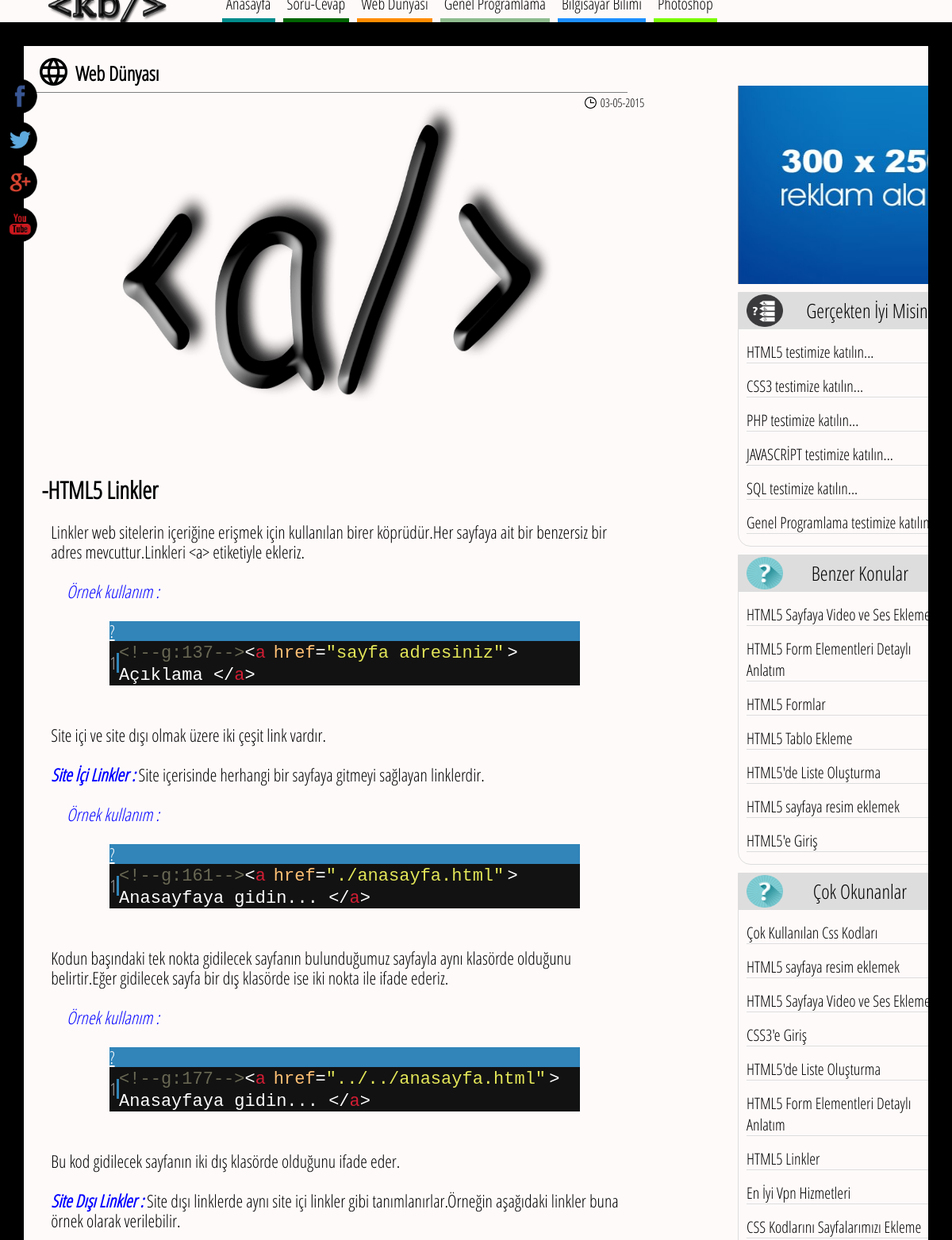
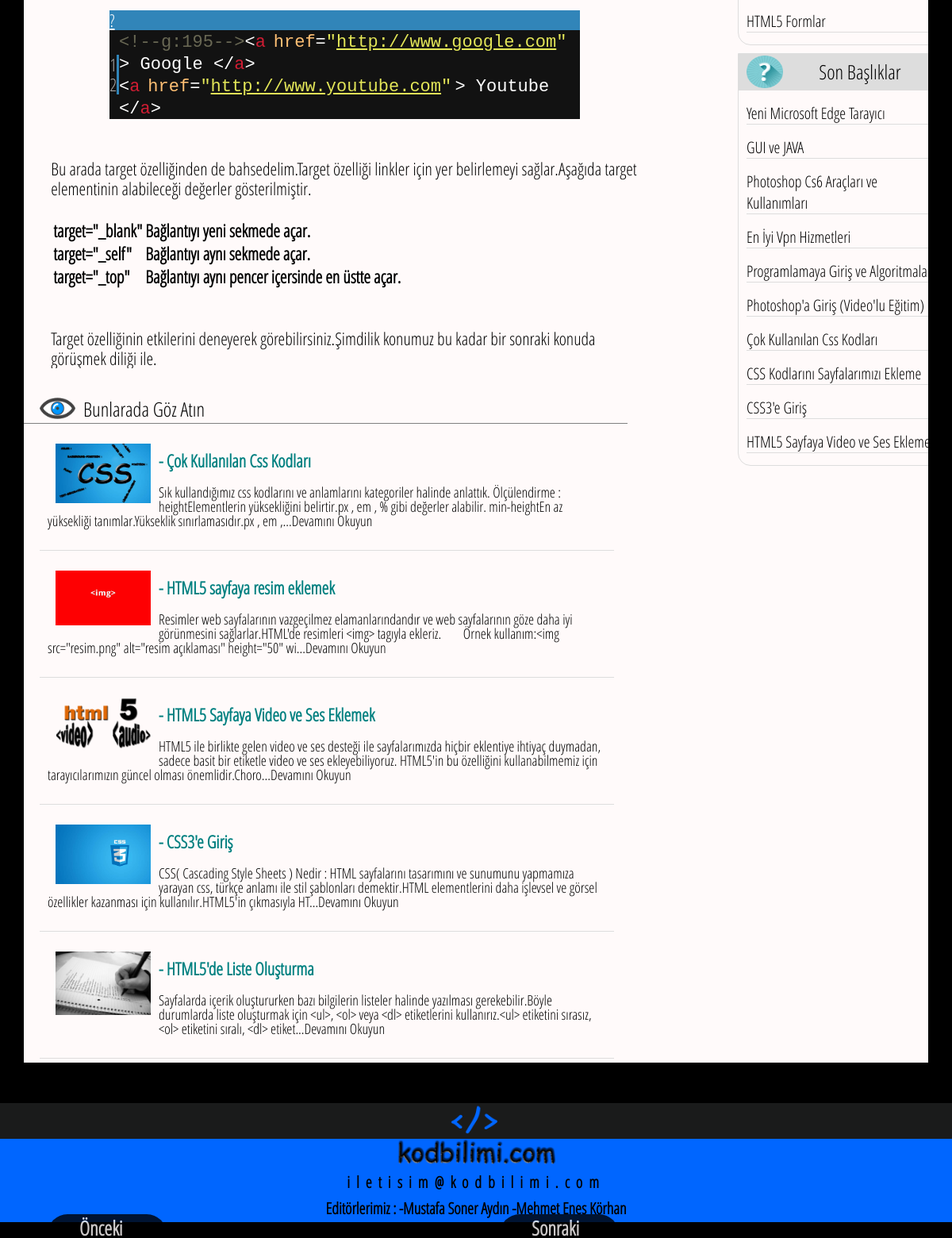
Page /webdunyasi/html5-linkler-t4.html on the committed database (2 pictures, top to bottom).
### tables this page shows
CREATE TABLE IF NOT EXISTS `konular` (
  `konu_id` int(11) NOT NULL AUTO_INCREMENT,
  `yayin_tarihi` timestamp NOT NULL DEFAULT CURRENT_TIMESTAMP,
  `konu_baslik` text NOT NULL,
  `konu_icerik` text NOT NULL,
  `kategori` text NOT NULL,
  `okunma` int(11) NOT NULL,
  `alt_kategori` varchar(80) NOT NULL,
  `konu_resmi` varchar(80) NOT NULL,
  PRIMARY KEY (`konu_id`)
);

### webdunyasi/konu.php (the view, shortened to what this page needs)
<?php
	$id = $_GET['t'];
    $id = mysql_real_escape_string($id);
    $sqlsorgu = mysql_query("SELECT * FROM konular where konu_id=".$id."");
	$yazdir=mysql_fetch_array($sqlsorgu);
	$metin =$yazdir['konu_baslik'];
	$cevap=$yazdir['konu_icerik'];
	$kategorigenel=$yazdir['kategori'];
	$kategori=$yazdir['alt_kategori'];
?>
<!DOCTYPE html>
<html lang="tr-TR">
 <head>
  <link href='../kodlar/font.css' rel='stylesheet' type='text/css' />
  <link type="text/css" rel="stylesheet" href="../kodlar/kod_alani/styles/shThemeFadeToGrey.css"/>
  <link rel="stylesheet" type="text/css" href="../kodlar/konu_tasarim.css" />
 </head>
 <body style="margin-top:<?php $tar=$_SERVER['HTTP_USER_AGENT']; if(stripos($tar,"firefox")){echo "-23px";} else{echo "-20px";} ?>;" >
  <?php
   include("../kodlar/menu.php");
   include("../kodlar/icon_socials.php");
   $newdate = date("d-m-Y", strtotime($yazdir['yayin_tarihi']));
  ?>
  <br />
  <section>
   <div id ="ana">
    <div id="icerik">
     <div class="anabaslik"><img src="../img/web.png" alt="web simgesi" width="35" height="35" style="margin-top:15px;margin-right:10px;margin-bottom:5px;float:left;" /><h3 style="font-size:25px;line-height:18px;margin-bottom:15px;"> Web Dünyası</h3></div>
	 <img class="soru_resmi" src="<?php echo $yazdir['konu_resmi']; ?>" alt="<?php echo $yazdir['konu_baslik']; ?>" />
	 <?php
	 echo '<img style="float:left;position:relaitive;margin-right:5px;" src="../img/zaman.png" alt="zaman simgesi" width="15" height="15" /><p class="tarih" style="float:left;position:relaitive;margin-right:25px;">'.$newdate.'</p><h1 class="soru">-'.$metin.'</h1>';
	 echo '<div class="cevap"> '.$cevap.'</div>';
	 ?>
	  <div class="anabaslik"><img src="../img/göz.png" alt="göz simgesi" width="45" height="27" style="margin-top:37px;margin-right:10px;margin-bottom:5px;float:left;" /><h5 style="font-size:25px;line-height:18px;font-weight:lighter;margin-bottom:5px;"> Bunlarada Göz Atın</h5></div>
	    <div class="konular">
		    <?php
			$sqlsorgu = mysql_query("SELECT * FROM konular where kategori='".$kategorigenel."' Order By okunma desc limit 5");
            while($yazdir=mysql_fetch_array($sqlsorgu)){
            $metin = $yazdir['konu_baslik'];
	        $id2 = $yazdir['konu_id'];
			$dosya=$yazdir['konu_resmi'];
	        if($id2!=$id){
            $url=seo($metin);
			echo '<a class="menu_link2" href="../'.$kategorigenel.'/'.$url.'-t'.$id2.'.html" title="'.$metin.'"><div class="konu"><img class="resim" src="'.$dosya.'"  alt="'.$metin.'" width="120" /><h3 class="konu_baslik"> - '.$metin.'</h3><p class="konu_aciklama">'.mb_substr(strip_tags($yazdir['konu_icerik']), 0, 250,'UTF-8').'...Devamını Okuyun</p></div></a>';
	        }
	        }
			?>
	      </div>
     <?php include("../kodlar/reklam.php"); ?>
	 <?php include("../kodlar/yan_test.php"); ?>
	 <?php include("../kodlar/benzer_konular.php"); ?>
	 <?php include("../kodlar/cok_okunanlar.php"); ?>
	 <?php include("../kodlar/son_basliklar.php"); ?>
	</div>
	</div>
    <?php
     function SEO($text) {
     $tr = array('ş','Ş','ı','İ','ğ','Ğ','ü','Ü','ö','Ö','Ç','ç',' ','?','!','*','/','=',':','(',')');
     $eng = array('s','s','i','i','g','g','u','u','o','o','c','c','-','-','-','-','-','-','-','-','-');
     $text = str_replace($tr,$eng,$text);
     $text = strtolower($text);
     return $text;
     }
    ?>
  </section>
  <?php require("../kodlar/footer.php"); ?>
 </body>
</html>

### kodlar/benzer_konular.php (shortened to what this page needs)
<?php
      $sqlsorgu = mysql_query("SELECT * FROM konular Where alt_kategori='".$kategori."' Order By yayin_tarihi desc limit 10");
$ilk=1;
      while($yazdir=mysql_fetch_array($sqlsorgu)){
      $metin = $yazdir['konu_baslik'];
   $id2 = $yazdir['konu_id'];
   if($id2!=$id){
   $konu_basligi=$metin;
      $url=SEO($konu_basligi);
if($ilk==1){$ilk=5;
echo '<div id="yan">
      <h4 class="yanbaslik1">Benzer Konular </h4>';
}else{$ilk=-10;}
$konuresmi=$yazdir['konu_resmi'];
   echo '<a class="menu_link" href="../'.$kategorigenel.'/'.$url.'-t'.$id2.'.html" title="'.$konu_basligi.'"><img src="'.$konuresmi.'" width="50" height="35" alt="'.$konu_basligi.'" style="border-radius:50px;float:right;padding-right:5px;margin-top:'.$ilk.'px" /><h3 class="dikkatceken">'.$konu_basligi.'</h3></a>';
}
   }
if($ilk!=1){echo "</div>";}
  ?>

### kodlar/cok_okunanlar.php (shortened to what this page needs)
<link rel="stylesheet" type="text/css" title="Main" media="screen,print" href="<?php if(isset($durum)){echo '../../kodlar/son_basliklarstil.css';}else{echo '../kodlar/son_basliklarstil.css';} ?>" />
	  <div id="yan">
       <h4 class="yanbaslik1">Çok Okunanlar </h4>
	    <?php
         $sqlsorgu = mysql_query("SELECT * FROM konular Order By okunma desc limit 10");
		 $ilk=1;
         while($yazdir=mysql_fetch_array($sqlsorgu)){
         $metin = $yazdir['konu_baslik'];
	     $id2 = $yazdir['konu_id'];
	     $konu_basligi=$metin;
         $url=SEO($konu_basligi);
		 if($ilk==1){$ilk=5;}else{$ilk=-10;}
		 $konuresmi=$yazdir['konu_resmi'];
	     echo '<a class="menu_link" href="../'.$kategorigenel.'/'.$url.'-t'.$id2.'.html" title="'.$konu_basligi.'"><img src="'.$konuresmi.'" width="50" height="35" alt="'.$konu_basligi.'" style="border-radius:50px;float:right;padding-right:5px;margin-top:'.$ilk.'px" /><h3 class="dikkatceken">'.$konu_basligi.'</h3></a>';
	     }
	    ?>
     </div>

### kodlar/son_basliklar.php (shortened to what this page needs)
<link rel="stylesheet" type="text/css" title="Main" media="screen,print" href="<?php if(isset($durum)){echo '../../kodlar/son_basliklarstil.css';}else{echo '../kodlar/son_basliklarstil.css';} ?>" />
<div id="yan">
    <h4 class="yanbaslik1">Son Başlıklar </h4>
     <?php
     $sqlsorgu = mysql_query("SELECT * FROM konular Order By yayin_tarihi desc limit 10");
  $ilk=1;
     while($yazdir=mysql_fetch_array($sqlsorgu)){
     $metin = $yazdir['konu_baslik'];
  $id = $yazdir['konu_id'];
  $kategori=$yazdir['kategori'];
  $konu_basligi=$metin;
     $url=SEO($konu_basligi);
  if($ilk==1){$ilk=5;}else{$ilk=-10;}
  $konuresmi=$yazdir['konu_resmi'];
  echo '<a class="menu_link" href="../'.$kategori.'/'.$url.'-t'.$id.'.html" title="'.$konu_basligi.'"><img src="'.$konuresmi.'" width="50" height="35" alt="'.$konu_basligi.'" style="border-radius:50px;float:right;margin-right:5px;margin-top:'.$ilk.'px" /><h3 class="dikkatceken">'.$konu_basligi.'</h3></a>';}
      ?>
 </div>

### kodlar/konu_tasarim.css (style rules this page uses)
.soru { width:65%; float:left; overflow:hidden; position:relaitive; font-weight:bold; font-size:30px; margin-left:2%; margin-right:2%; margin-bottom:0px; }
.soru_resmi { float:left; margin-left:5%; width:57%; height:450px; }
.cevap { overflow:hidden; width:65%; float:left; position:relaitive; font-weight:lighter; font-size:22px; margin-top:20px; margin-left:3%; margin-right:3%; line-height:25px; }
.cevap i { color:blue; }
.pre { width:80%; margin-left:10%; margin-right:10%; }
#icerik { font-family:"open sans condensed" ; background-color:snow; overflow:hidden; float:left; position:relaitive; width:100%; height:auto; min-height:900px; box-sizing:border-box; }
#ana { cursor:default; min-height:500px; width:95%; margin:60px auto; font-family:"open sans condansed"; }
.menu_link2,.menu_link { color:black; text-decoration:none; }
.tarih { font-size:15px; color:black; text-align:right; margin-bottom:-5px; margin-top:-3px; }
.dikkatceken { font-size:20px; color:black; margin-left:10px; border-bottom:1px solid #ddd; margin-top:15px; margin-bottom:15px; font-weight:lighter; }
.anabaslik { float:left; width:65%; padding-left:20px; margin-bottom:5px; height:auto; overflow:hidden; border-bottom:1px solid grey; }
.konu_aciklama { color:black;font-size:18px;line-height:18px; }
.konu_baslik { font-size:22px;line-height:18px; }
.konular { position:relaitive; margin:0px 20px; height:auto; width:65%; }
.resim { margin:10px; float:left; }
.konu { float:left; width:95%; padding:10px; margin-bottom:5px; font-size:20px; height:auto; overflow:hidden; transition-duration:0.5s; color:teal; border-bottom:1px solid #ddd; }
body { background-color:black; width:100%; height:100%; margin:auto; padding:auto; }

### kodlar/son_basliklarstil.css (style rules this page uses)
#yan { margin-top:10px; margin-left:900px; font-family:"open sans condensed" ; border-bottom-left-radius:1em; border-bottom-right-radius:1em; background-size:100% 100%; overflow:hidden; width:27%; box-sizing:border-box; -webkit-box-sizing:border-box; border:1px solid #ddd; }
.yanbaslik1 { background-color:#ddd; background-image:url(../img/dikkat.png); background-repeat:no-repeat; text-align:center; font-size:25px; border-bottom:1px inset #ddd; margin:0px; line-height:5px; padding:20px; overflow:auto; font-weight:lighter; background-position:10px; background-size:15% 90%; }

### rows in the picture
konular: konu_resmi (picture), yayin_tarihi "03-05-2015", konu_baslik "HTML5 Linkler", konu_icerik "Linkler web sitelerin içeriğine erişmek için kullanılan birer köprüdür.Her sayfaya ait bir benzersiz bir adres mevcuttur.Linkleri <a> etiketiyle ekleriz. Örnek kullanım : Site içi ve site dışı olmak üzere iki çeşit link vardır. Site İçi Linkler : Site içerisinde herhangi bir sayfaya gitmeyi sağlayan linklerdir. Örnek kullanım : Kodun başındaki tek nokta gidilecek sayfanın bulunduğumuz sayfayla aynı klasörde olduğunu belirtir.Eğer gidilecek sayfa bir dış klasörde ise iki nokta ile ifade ederiz. Örnek kullanım : Bu kod gidilecek sayfanın iki dış klasörde olduğunu ifade eder. Site Dışı Linkler : Site dışı linklerde aynı site içi linkler gibi tanımlanırlar.Örneğin aşağıdaki linkler buna örnek…"
konular: konu_resmi (picture), konu_baslik "Çok Kullanılan Css Kodları", konu_icerik "Sık kullandığımız css kodlarını ve anlamlarını kategoriler halinde anlattık. Ölçülendirme : heightElementlerin yüksekliğini belirtir.px , em , % gibi değerler alabilir. min-heightEn az yüksekliği tanımlar.Yükseklik sınırlamasıdır.px , em ,"
konular: konu_resmi (picture), konu_baslik "HTML5 sayfaya resim eklemek", konu_icerik "Resimler web sayfalarının vazgeçilmez elamanlarındandır ve web sayfalarının göze daha iyi görünmesini sağlarlar.HTML'de resimleri <img> tagıyla ekleriz. Örnek kullanım:<img src=\"resim.png\" alt=\"resim açıklaması\" height=\"50\" wi"
konular: konu_resmi (picture), konu_baslik "HTML5 Sayfaya Video ve Ses Eklemek", konu_icerik "HTML5 ile birlikte gelen video ve ses desteği ile sayfalarımızda hiçbir eklentiye ihtiyaç duymadan, sadece basit bir etiketle video ve ses ekleyebiliyoruz. HTML5'in bu özelliğini kullanabilmemiz için tarayıcılarımızın güncel olması önemlidir.Choro", konu_baslik "HTML5 Sayfaya Video ve Ses…"
konular: konu_resmi (picture), konu_baslik "CSS3'e Giriş", konu_icerik "CSS( Cascading Style Sheets ) Nedir : HTML sayfalarını tasarımını ve sunumunu yapmamıza yarayan css, türkçe anlamı ile stil şablonları demektir.HTML elementlerini daha işlevsel ve görsel özellikler kazanması için kullanılır.HTML5'in çıkmasıyla HT"
konular: konu_resmi (picture), konu_baslik "HTML5'de Liste Oluşturma", konu_icerik "Sayfalarda içerik oluştururken bazı bilgilerin listeler halinde yazılması gerekebilir.Böyle durumlarda liste oluşturmak için <ul>, <ol> veya <dl> etiketlerini kullanırız.<ul> etiketini sırasız, <ol> etiketini sıralı, <dl> etiket"
konular: konu_baslik "HTML5 Form Elementleri Detaylı Anlatım"
konular: konu_baslik "HTML5 Formlar"
konular: konu_baslik "HTML5 Tablo Ekleme"
konular: konu_baslik "HTML5'e Giriş"
konular: konu_baslik "En İyi Vpn Hizmetleri"
konular: konu_baslik "CSS Kodlarını Sayfalarımızı Ekleme"
konular: konu_baslik "Yeni Microsoft Edge Tarayıcı"
konular: konu_baslik "GUI ve JAVA"
konular: konu_baslik "Photoshop Cs6 Araçları ve Kullanımları"
konular: konu_baslik "Programlamaya Giriş ve…"
konular: konu_baslik "Photoshop'a Giriş (Video'lu Eğitim)"
